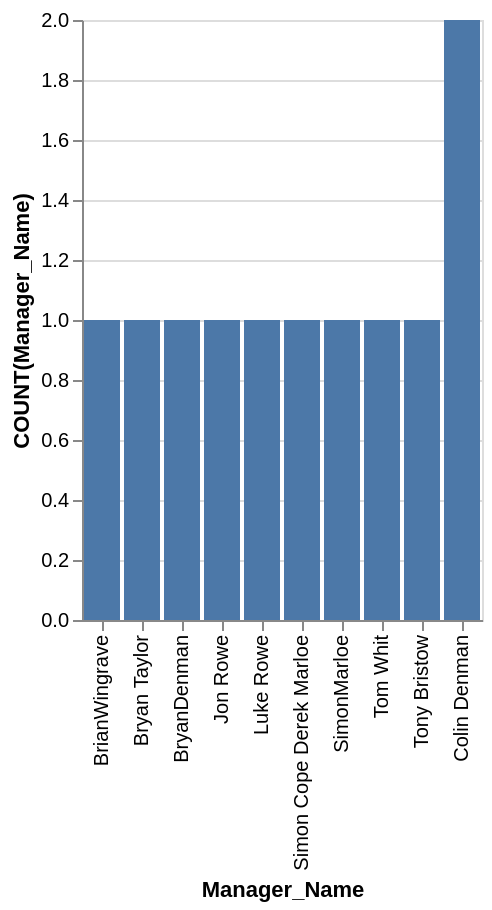

Vega-Lite specification for this chart:
### Vega-Lite specification from a JSON file in a GitHub repository (floating-point values rounded to 4 significant figures)
{"data": {"values": [{"x_data": "BrianWingrave", "y_data": 1}, {"x_data": "Bryan Taylor", "y_data": 1}, {"x_data": "BryanDenman", "y_data": 1}, {"x_data": "Colin Denman", "y_data": 2}, {"x_data": "Jon Rowe", "y_data": 1}, {"x_data": "Luke Rowe", "y_data": 1}, {"x_data": "Simon Cope Derek Marloe", "y_data": 1}, {"x_data": "SimonMarloe", "y_data": 1}, {"x_data": "Tom Whit", "y_data": 1}, {"x_data": "Tony Bristow", "y_data": 1}]}, "mark": "bar", "encoding": {"x": {"field": "x_data", "type": "nominal", "title": "Manager_Name", "sort": {"op": "sum", "field": "y_data", "order": "ascending"}}, "y": {"field": "y_data", "type": "quantitative", "title": "COUNT(Manager_Name)"}}}
